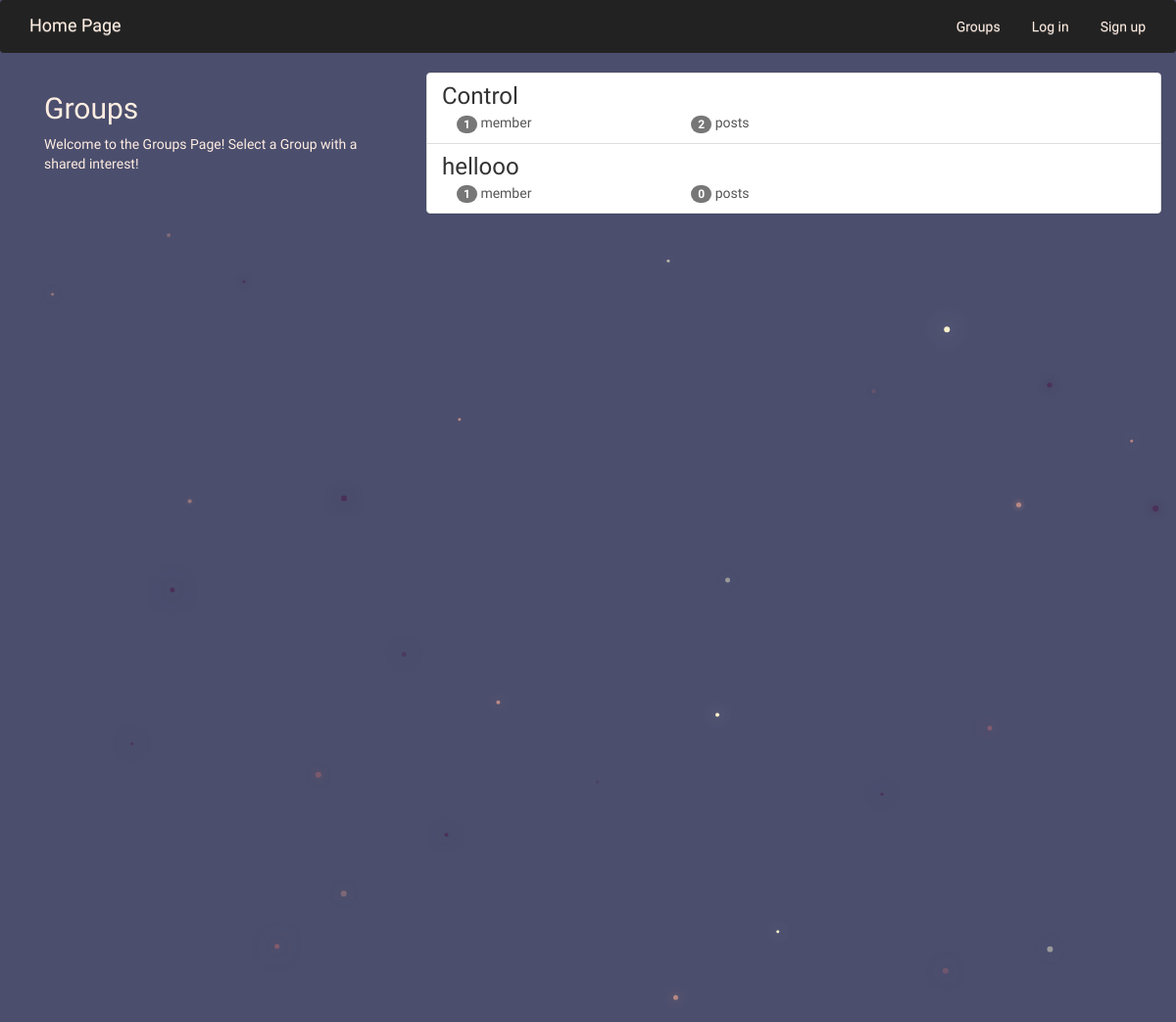
The app's page /groups/ with its own data.
### groups/models.py (models this page shows, shortened)
class Group(models.Model):
    name = models.CharField(max_length=255, unique=True)
    slug = models.SlugField(allow_unicode=True, unique=True)
    description = models.TextField(blank=True, default='')
    description_html = models.TextField(editable=False, default='', blank=True)
    members = models.ManyToManyField(User,through="GroupMember")
    class Meta:
        ordering = ["name"]

### groups/views.py (the view)
class ListGroups(generic.ListView):
    model = Group

### groups/templates/groups/group_list.html (shortened to what this page needs)
{% extends "groups/group_base.html" %}
{% block pregroup %}
<div class="col-md-4">
	<div class="content">
			<h2>Groups</h2>
			<p>Welcome to the Groups Page! Select a Group with a shared interest!</p>
	</div>
</div>
{% endblock %}
{% block group_content %}
<div class="col-md-8">
	<div class="list-group">
		{% for group in object_list %}
		  <a class="list-group-item" href="{% url 'groups:single' slug=group.slug %}">
			     <h3 class="title list-group-item-heading">{{ group.name }}</h3>
			<div class="list-group-item-text container-fluid">
				<div class="row">
					<div class="col-md-4">
						<span class="badge">{{ group.members.count }}</span> member{{ group.members.count|pluralize }}
					</div>
					<div class="col-md-4">
						<span class="badge">{{ group.posts.count }}</span> post{{ group.posts.count|pluralize }}
					</div>
				</div>
			</div>
		</a>
		{% endfor %}
	</div>
</div>
{% endblock %}

### static/simplesocial/css/master.css (style rules this page uses)
body { margin: 0; overflow: hidden; background-color: #4B4E6D; color: #FFEDE1; font-family: 'Courgette', cursive; }

### records on screen
Group: name "Control", members.count "1", posts.count "2"
Group: name "hellooo", members.count "1", posts.count "0"
